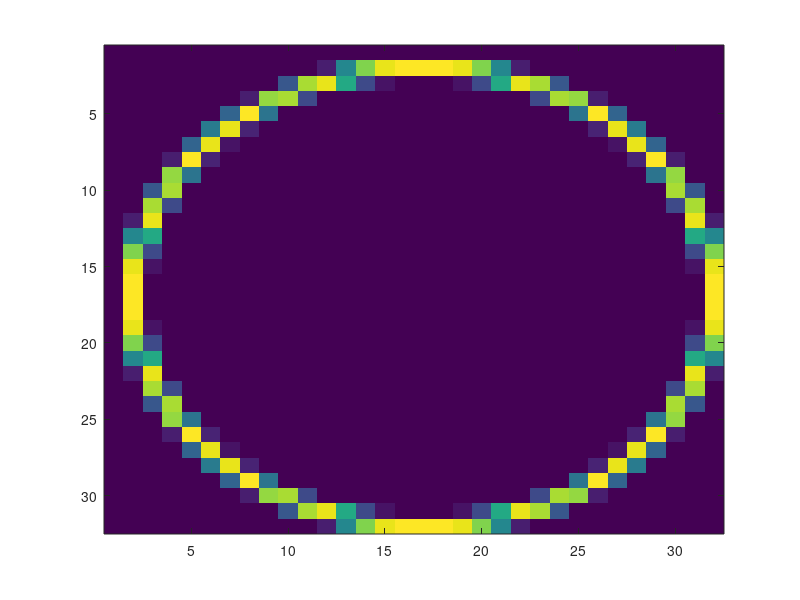

Reproduce this figure in MATLAB.
%----------------------------------------------------------
%
%----------------------------------------------------------
function radial_filter_bank
close all;
FFTN    =   32;
RSTEPS  =   16;
DELTAR  =   (FFTN/2)/RSTEPS

[x,y]   =   meshgrid(-FFTN/2:FFTN/2-1,-FFTN/2:FFTN/2-1);
r       =   sqrt(x.^2+y.^2);
filter  =   [];
pause;
for r0  =   0:DELTAR:(RSTEPS-1)*DELTAR
     msk = 0.5*(1+cos(pi*(r-r0)/DELTAR));
     msk(abs(r-r0)>DELTAR) =0;
     filter = [filter,msk(:)];
     imagesc(msk);
     pause;
end;
radf    =   filter;
save radial_filters radf;   %save to .mat file
%----------------------
%write to a file
%----------------------
fp = fopen('radial_filter.h','w');
for i = 1:size(filter,2)
    k = 1;
    fprintf(fp,'{');
    for j = 1:size(filter,1)
        fprintf(fp,'%f,',filter(j,i));
        if(k == 32) k=0; fprintf(fp,'\n'); end;
        k = k+1;
    end;
    fprintf(fp,'}\n');
end;
fclose(fp);
%end function radial_filter_bank